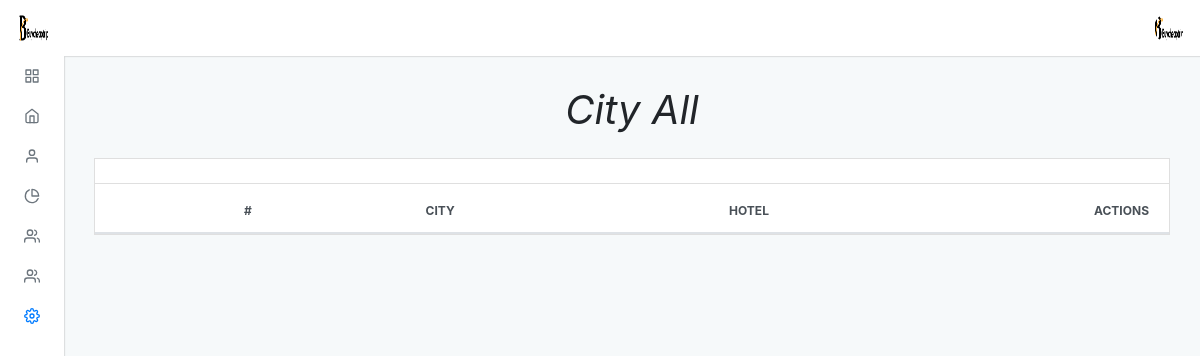
/admin/default/hotel_all.php (signed in), run on an earlier commit of the app's database.
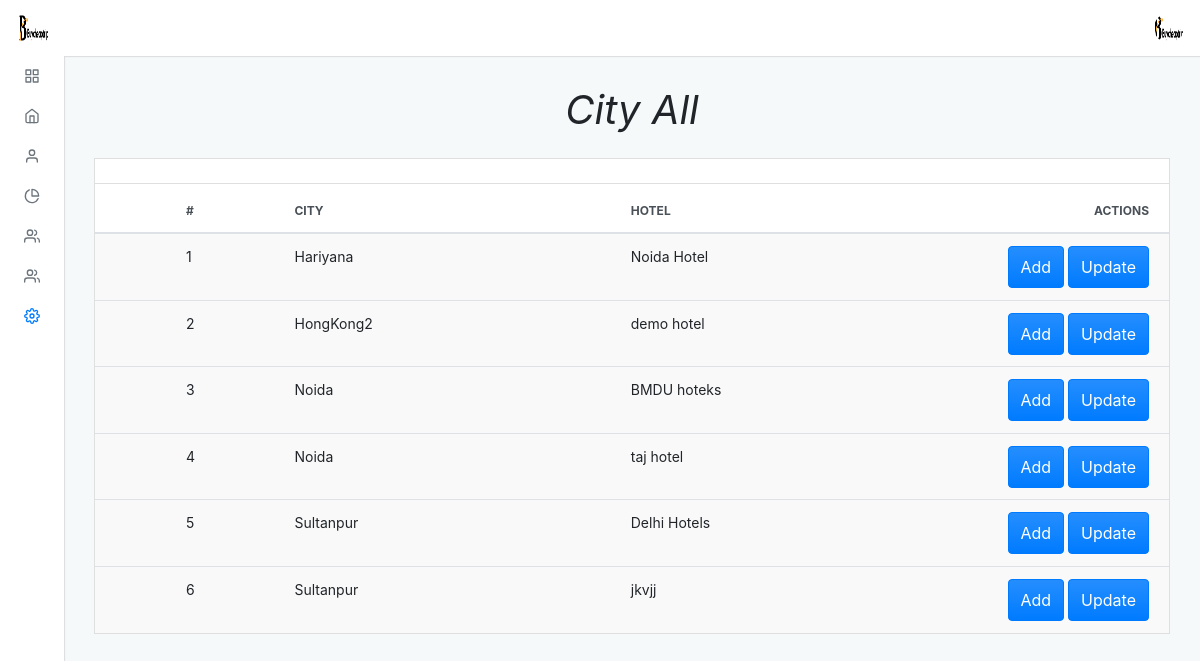
And on a later commit of the database.
### tables this page shows
CREATE TABLE `hotels` (
  `hotel_id` int(11) NOT NULL,
  `hotel_name` varchar(100) NOT NULL,
  `hcity_id` int(5) NOT NULL
);

CREATE TABLE `cities` (
  `city_id` int(11) NOT NULL,
  `city_name` varchar(100) NOT NULL
);

### admin/default/hotel_all.php (the view, shortened to what this page needs)
<?php
include "../connection.php";
?>
<?php $page = "setting";
include("./incluede/header.php") ?>
<div class="adminx-content">
    <div class="adminx-main-content">
        <div class="container-fluid">
            <div class="pb-3">
                <h1><b><i>City All</i></b></h1>
            </div>
            <div class="row">
                <div class="col">
                    <div class="card mb-grid">
                        <div class="card-header d-flex justify-content-between align-items-center">
                        </div>
                        <div class="table-responsive-md">
                            <table class="table table-actions table-striped table-hover mb-0">
                                <thead>
                                    <tr>
                                        <th scope="col">
                                            <label class="custom-control custom-checkbox m-0 p-0">
                                            </label>
                                        </th>
                                        <th scope="col">#</th>
                                        <th scope="col">City</th>
                                        <th scope="col">Hotel</th>
                                        <th scope="col">Actions</th>
                                    </tr>
                                </thead>
                                <tbody>
                                    <?php
                                    $query = "SELECT hotels.hotel_id, hotels.hotel_name, cities.city_name
                                    FROM hotels
                                    JOIN cities ON hotels.hcity_id = cities.city_id
                                    ORDER BY cities.city_name ASC";
                                    $res = mysqli_query($conn, $query);
                                    $a = 1;
                                    while ($row = mysqli_fetch_assoc($res)) {
                                    ?>
                                        <tr>
                                            <th scope="row">
                                                <label class="custom-control custom-checkbox m-0 p-0">
                                                </label>
                                            </th>
                                            <td><?php echo $a ?></td>
                                            <td><?php echo $row['city_name'] ?></td>
                                            <td><?php echo $row['hotel_name'] ?></td>
                                            <td>
                                                <a href="hotel_add"><button type="button" class="btn btn-primary waves-effect waves-light add">Add</button></a>
                                                <a href="hotel_update?hotel_id=<?php echo $row['hotel_id']; ?>"><button type="button" class="btn btn-primary waves-effect waves-light add">Update</button></a>
                                            </td>
                                        <tr>
                                        <?php
                                        ++$a;
                                    }
                                        ?>
                                        <?php include("./incluede/footer.php") ?>

### admin/default/incluede/header.php (shortened to what this page needs)
<!DOCTYPE html>
<html lang="en">
<head>
  <link rel="stylesheet" type="text/css" href="./dist/css/adminx.css" media="screen" />
</head>
<body class=" virat">
  <div class="adminx-container">
    <?php
    $query = "select * from admin_login";
    $result = mysqli_query($conn, $query);
    while ($row = mysqli_fetch_assoc($result)) {
    ?>
      <nav class="navbar navbar-expand justify-content-between fixed-top virat_1">
        <a class="navbar-brand mb-0 h1 d-none d-md-block" href="admin">
          <img src="../upload/<?php echo $row['image']; ?>" class="navbar-brand-image d-inline-block align-top mr-2" class="circle" alt="">
        </a>
        <ul class="navbar-nav d-flex justify-content-end mr-2">
          <li class="nav-item dropdown">
            <a class="nav-link avatar-with-name" id="navbarDropdownMenuLink" data-toggle="dropdown" href="#">
              <img src="../upload/<?php echo $row['image']; ?>" class="d-inline-block align-top" class="rounded" alt="">
            </a>
          </li>
        </ul>
      <?php
    }
      ?>
      </nav>
      <div class="adminx-sidebar expand-hover push">
        <ul class="sidebar-nav">
          <li class="sidebar-nav-item">
            <a href="admin" class="sidebar-nav-link <?php if ($page == 'home') { echo 'active'; } ?>">
              <span class="sidebar-nav-icon">
                <i data-feather="grid"></i>
              </span>
            </a>
          </li>
          <li class="sidebar-nav-item">
            <a class="sidebar-nav-link <?php if ($page == 'slider') {
                                          echo 'active';
                                        } ?> collapsed" data-toggle="collapse" href="#example" aria-expanded="false" aria-controls="example">
              <span class="sidebar-nav-icon">
                <i data-feather="home"></i>
              </span>
            </a>
          </li>
          <li class="sidebar-nav-item">
            <a class=" sidebar-nav-link <?php if ($page == 'about') {
                                          echo 'active';
                                        } ?> collapsed" data-toggle="collapse" href="#exampl_a" aria-expanded="false" aria-controls="exampl_a">
              <span class="sidebar-nav-icon">
                <i data-feather="user"></i>
              </span>
            </a>
          </li>
          <li class="sidebar-nav-item">
            <a class=" sidebar-nav-link <?php if ($page == 'our') {
                                          echo 'active';
                                  } ?> collapsed" data-toggle="collapse" href="#examp" aria-expanded="false" aria-controls="examp">
              <span class="sidebar-nav-icon">
                <i data-feather="pie-chart"></i>
              </span>
            </a>
          </li>
          <li class="sidebar-nav-item">
            <a class=" sidebar-nav-link <?php if ($page == 'transport') {
                                          echo 'active';
                                        } ?> collapsed" data-toggle="collapse" href="#exa_team" aria-expanded="false" aria-controls="exa_team">
              <span class="sidebar-nav-icon">
                <i data-feather="users"></i>
              </span>
            </a>
          </li>
          <li class="sidebar-nav-item">
            <a class=" sidebar-nav-link <?php if ($page == 'transport') {
                                          echo 'active';
                                        } ?> collapsed" data-toggle="collapse" href="#exa_team99" aria-expanded="false" aria-controls="exa_team99">
              <span class="sidebar-nav-icon">
                <i data-feather="users"></i>
              </span>
            </a>
          </li>
          <li class="sidebar-nav-item">
            <a class=" sidebar-nav-link <?php if ($page == 'setting') {
                                          echo 'active';
                                        } ?> collapsed" data-toggle="collapse" href="#ex" aria-expanded="false" aria-controls="ex">
              <span class="sidebar-nav-icon">
                <i data-feather="settings"></i>
              </span>
            </a>
      </div>

### admin/default/incluede/footer.php (shortened to what this page needs)
  </body>
</html>

### admin/default/incluede/header.php (style rules this page uses)
.pb-3 { text-align: center; }

What changed in the data, as far as the page shows it:
added hotels: cities.city_name "Hariyana", hotel_name "Noida Hotel"
added hotels: cities.city_name "HongKong2", hotel_name "demo hotel"
added hotels: cities.city_name "Noida", hotel_name "BMDU hoteks"
added hotels: cities.city_name "Noida", hotel_name "taj hotel"
added hotels: cities.city_name "Sultanpur", hotel_name "Delhi Hotels"
added hotels: cities.city_name "Sultanpur", hotel_name "jkvjj"
